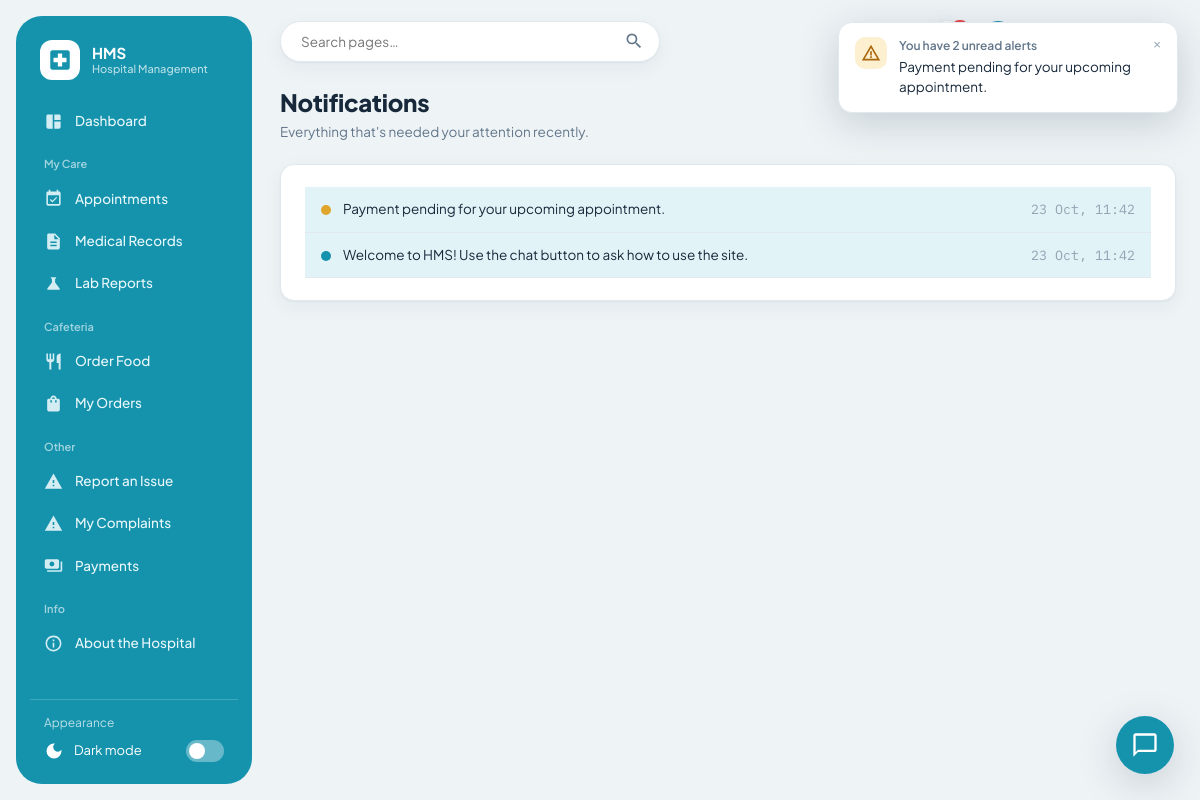
The page /notifications/ (signed in) on the database its author committed.
### models.py (models this page shows)
class Notification(db.Model):
    __tablename__ = "notifications"
    id = db.Column(db.Integer, primary_key=True)
    user_id = db.Column(db.Integer, db.ForeignKey("users.id"), nullable=False)
    message = db.Column(db.String(255), nullable=False)
    category = db.Column(db.String(20), default="info")  # info / success / warning / alert
    link = db.Column(db.String(255), nullable=True)
    is_read = db.Column(db.Boolean, default=False)
    created_at = db.Column(db.DateTime, default=datetime.utcnow)
    user = db.relationship("User", backref="notifications")

### routes/notifications.py (the view)
@notifications_bp.route("/")
def list_notifications():
    user = get_current_user()
    notes = (Notification.query.filter_by(user_id=user.id)
             .order_by(Notification.created_at.desc()).limit(100).all())
    return render_template("notifications/list.html", notifications=notes)

### routes/auth_utils.py (called while the page is built)
def get_current_user():
    if "user_id" not in session:
        return None
    if not hasattr(g, "_current_user"):
        g._current_user = User.query.get(session["user_id"])
    return g._current_user

def login_required(roles=None):
    def decorator(view_func):
        @wraps(view_func)
        def wrapped(*args, **kwargs):
            user = get_current_user()
            if user is None:
                flash("Please log in to continue.", "error")
                return redirect(url_for("auth.portal"))
            if roles and user.role not in roles:
                flash("You don't have access to that page.", "error")
                return redirect(url_for("auth.dashboard_redirect"))
            return view_func(*args, **kwargs)
        return wrapped
    return decorator

### templates/notifications/list.html (shortened to what this page needs)
{% extends "base.html" %}
{% block content %}
<div class="page-header">
  <div>
    <h2>Notifications</h2>
    <p class="subtitle">Everything that's needed your attention recently.</p>
  </div>
</div>
<div class="panel">
  {% if notifications %}
  {% for n in notifications %}
  <a href="{{ url_for('notifications.open_notification', note_id=n.id) }}" class="notif-row {{ 'notif-unread' if not n.is_read }}">
    <span class="notif-dot notif-dot-{{ n.category }}"></span>
    <span class="notif-text">{{ n.message }}</span>
    <span class="notif-time mono">{{ n.created_at.strftime('%d %b, %H:%M') }}</span>
  </a>
  {% endfor %}
  {% else %}
  <div class="empty-state"><div class="big">No notifications yet.</div></div>
  {% endif %}
</div>
{% endblock %}

### static/css/style.css (style rules this page uses)
:root { --bg: #EEF3F6; --panel: #FFFFFF; --panel-soft: #F6FAFB; --ink: #17283A; --muted-ink: #62768A; --faint-ink: #93A3B3; --primary: #1593AD; --primary-dark: #0F7A91; --primary-soft: #E2F3F7; --primary-ink: #0B5E70; --sidebar: #1593AD; --sidebar-ink: #E8F7FA; --sidebar-active: rgba(255, 255, 255, 0.22); --border: #E1E9EE; --border-strong: #CBD7DF; --alert: #C0392B; --alert-bg: #FDE9E6; --alert-border: #F4C6BF; --success: #228B5B; --success-bg: #DDF5E7; --success-border: #B7E6CB; --warn: #A9690B; --warn-bg: #FDF0D0; --warn-border: #F2DB9C; --info-bg: #E2F3F7; --info: #0F7A91; --radius: 14px; --radius-sm: 10px; --shadow: 0 1px 2px rgba(23, 40, 58, 0.04), 0 6px 20px rgba(23, 40, 58, 0.05); --shadow-pop: 0 10px 40px rgba(23, 40, 58, 0.18); --font-ui: "Plus Jakarta Sans", "Nunito Sans", -apple-system, "Segoe UI", system-ui, sans-serif; --font-mono: "IBM Plex Mono", "SFMono-Regular", Menlo, Consolas, monospace; }
* { box-sizing: border-box; }
html, body { margin: 0; padding: 0; background: var(--bg); color: var(--ink); font-family: var(--font-ui); font-size: 14.5px; line-height: 1.5; -webkit-font-smoothing: antialiased; }
a { color: var(--primary-dark); text-decoration: none; }
.notif-row { display: flex; align-items: flex-start; gap: 12px; padding: 12px 16px; color: var(--ink); border-bottom: 1px solid var(--border); }
.notif-row.notif-unread { background: var(--primary-soft); }
.notif-dot { width: 10px; height: 10px; border-radius: 50%; margin-top: 6px; flex-shrink: 0; background: var(--primary); }
.notif-dot-warning { background: #E0A52B; }
.notif-text { flex: 1; font-size: 13.5px; }
.notif-time { font-size: 11.5px; color: var(--faint-ink); white-space: nowrap; }
.page-header { display: flex; align-items: center; justify-content: space-between; margin-bottom: 22px; gap: 16px; flex-wrap: wrap; }
.page-header h2 { font-size: 24px; font-weight: 800; margin: 0 0 2px; letter-spacing: -0.01em; }
.page-header .subtitle { color: var(--muted-ink); font-size: 13.5px; margin: 0; max-width: 640px; }
.panel { background: var(--panel); border: 1px solid var(--border); border-radius: var(--radius); padding: 22px 24px; box-shadow: var(--shadow); }
.panel > table, .panel { overflow-x: auto; }
.mono { font-family: var(--font-mono); font-size: 0.92em; }

### rows shown on the page
Notification: message "Payment pending for your upcoming appointment.", created_at "23 Oct, 11:42"
Notification: message "Welcome to HMS! Use the chat button to ask how to use the site.", created_at "23 Oct, 11:42"

### other values the page prints
{{ label }} "Dashboard Appointments Medical Records Lab Reports Order Food My Orders Report an Issue My Complaints Payments About the Hospital"
